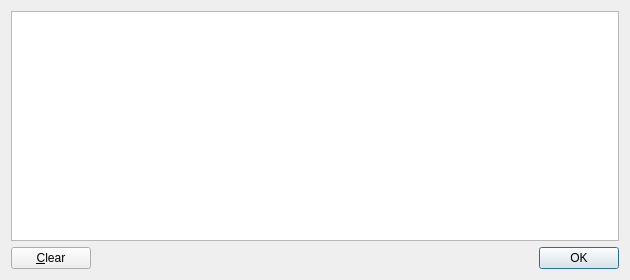
<?xml version="1.0" encoding="UTF-8"?>
<ui version="4.0">
 <class>LogView</class>
 <widget class="QDialog" name="LogView">
  <property name="geometry">
   <rect>
    <x>0</x>
    <y>0</y>
    <width>630</width>
    <height>280</height>
   </rect>
  </property>
  <property name="windowTitle">
   <string>Log</string>
  </property>
  <layout class="QGridLayout" name="gridLayout">
   <item row="0" column="0" colspan="2">
    <widget class="QTextBrowser" name="textBrowser"/>
   </item>
   <item row="1" column="0">
    <widget class="QPushButton" name="clearBtn">
     <property name="text">
      <string>&amp;Clear</string>
     </property>
    </widget>
   </item>
   <item row="1" column="1">
    <widget class="QDialogButtonBox" name="buttonBox">
     <property name="orientation">
      <enum>Qt::Horizontal</enum>
     </property>
     <property name="standardButtons">
      <set>QDialogButtonBox::Ok</set>
     </property>
    </widget>
   </item>
  </layout>
 </widget>
 <resources/>
 <connections>
  <connection>
   <sender>buttonBox</sender>
   <signal>accepted()</signal>
   <receiver>LogView</receiver>
   <slot>accept()</slot>
   <hints>
    <hint type="sourcelabel">
     <x>248</x>
     <y>254</y>
    </hint>
    <hint type="destinationlabel">
     <x>157</x>
     <y>274</y>
    </hint>
   </hints>
  </connection>
  <connection>
   <sender>buttonBox</sender>
   <signal>rejected()</signal>
   <receiver>LogView</receiver>
   <slot>reject()</slot>
   <hints>
    <hint type="sourcelabel">
     <x>316</x>
     <y>260</y>
    </hint>
    <hint type="destinationlabel">
     <x>286</x>
     <y>274</y>
    </hint>
   </hints>
  </connection>
  <connection>
   <sender>clearBtn</sender>
   <signal>clicked()</signal>
   <receiver>LogView</receiver>
   <slot>onClear()</slot>
   <hints>
    <hint type="sourcelabel">
     <x>51</x>
     <y>257</y>
    </hint>
    <hint type="destinationlabel">
     <x>314</x>
     <y>139</y>
    </hint>
   </hints>
  </connection>
 </connections>
 <slots>
  <slot>onClear()</slot>
 </slots>
</ui>
